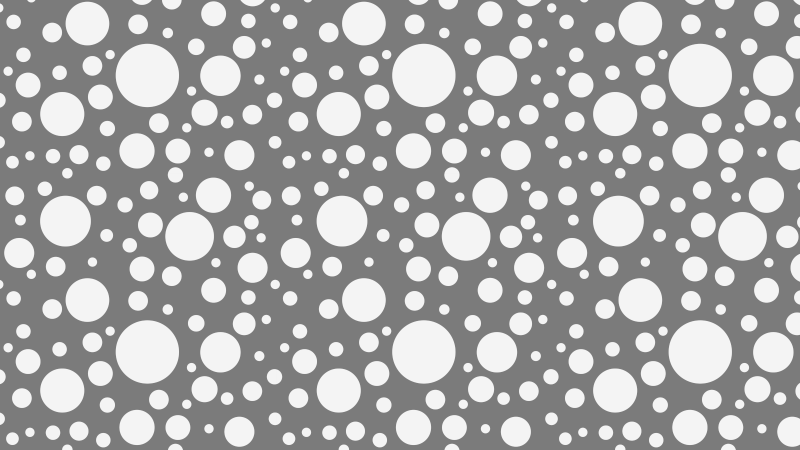
#> input picture dots_sample.jpg, 1600 x 900 px (shown at 1/2 size)
$ python test.py
#> lines starting #> are read from the running program, lines starting #| are printed output that depends on the picture; after the words box and inside, x2 and y2 are one past the last pixel; in counts of white or black regions, pixels touching at a corner belong together
from cmath import pi
from pickletools import uint8
from re import I
from turtle import Turtle, width
import cv2
import numpy as np
import matplotlib.pyplot as plt
import matplotlib.ticker as ticker
import math
import random
import json

import os,tkinter,tkinter.filedialog,tkinter.messagebox
from tkinter import messagebox

"""
/必要な機能/
    二値化画像によりナンバリング，エッジ，直径，面積，密度を求める
    グレースケールによりドットの高さを求める>>高さの最大値の入力が必須
    #高さと直径より楕円体，円柱近似による体積を計算
    ナンバリング，エッジ，直径，高さ，面積，密度,taisekiを.xlsxに出力
    ナンバリング画像を出力したい!!!
"""

#file road
def File_read():
    fTyp = [("Data file","*")]
    iDir = os.path.abspath(os.path.dirname(__file__))
    file_name = tkinter.filedialog.askopenfilename(filetypes=fTyp,initialdir=iDir)
#> the answer given: dots_sample.jpg
    return(file_name)

#pixcel data
def Imgdata(img_gray):
    height,width = img_gray.shape[0],img_gray.shape[1]
    all_areas = height * width
    return(height,width,all_areas)

def none(x):
    pass

#Trackbar UI
def Trackbar():
    cv2.namedWindow("Threshold")
    cv2.resizeWindow("Threshold",640,240)
    cv2.createTrackbar("Gaussian","Threshold",7,100,none)
    cv2.createTrackbar("Threshold","Threshold",2,5,none)

#Trackbar UI
def Adaptive():
    gaussian = cv2.getTrackbarPos("Gaussian","Threshold")
    threshold = cv2.getTrackbarPos("Threshold","Threshold")
    blocksize = 2 * gaussian + 3
    return(threshold,blocksize)

# [56 lines left out: functions remove_object, Expdata, not called in this run]


#get path
path = File_read()
file_name,text = os.path.splitext(os.path.basename(path))

#show trackbar
Trackbar()

#RGB to GRAY
img = cv2.imread(path)
#> img is the input picture: shape (900, 1600, 3); min 122, max 245, mean 167.3
img_gray = cv2.cvtColor(img,cv2.COLOR_BGR2GRAY)

openkernel = cv2.getStructuringElement(cv2.MORPH_ELLIPSE,(5,5))
img_gray = cv2.morphologyEx(img_gray,cv2.MORPH_OPEN,openkernel)
kernel = np.ones((5,5),np.uint8)
img_copy = img.copy()

while True:
    img_copy = img.copy()
    if cv2.waitKey(1) == 13: #Enter Key
#> (key Esc is pressed here)
        break

    #Threshold valiable
    threshold,blocksize = Adaptive()
    img_bit = cv2.adaptiveThreshold(img_gray,255,cv2.ADAPTIVE_THRESH_GAUSSIAN_C,cv2.THRESH_BINARY,blocksize,threshold)
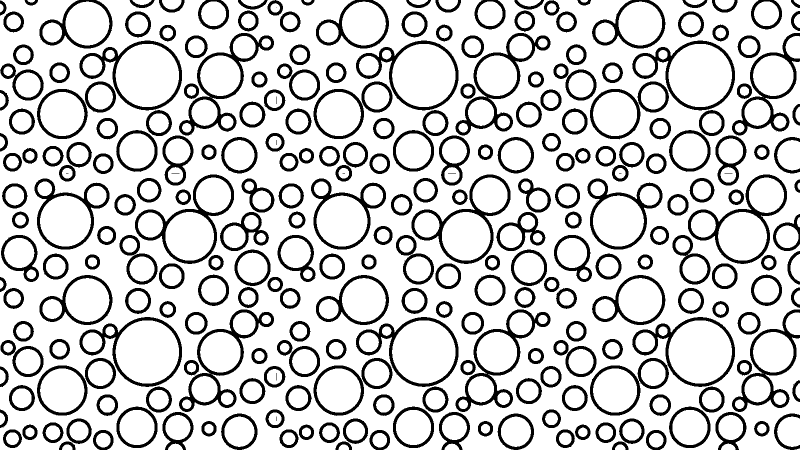
#> img_bit: shape (900, 1600) (shown at 1/2 size); 80.2% white; 275 black regions (11 under 20 px)
    contours , _ = cv2.findContours(img_bit,cv2.RETR_EXTERNAL,cv2.CHAIN_APPROX_NONE)
#> contours = 69 contours, 3 with area under 20; largest, box (x1, y1, x2, y2) and area: (0, 0, 1600, 900) 1317011, (1237, 3, 1324, 91) 5884, (684, 3, 772, 91) 5884, (131, 3, 219, 91) 5884, (1506, 664, 1587, 745) 5036

    #edge etc... processor
    for i in range(0,len(contours)):
        #remove small objects
        if len(contours[i]) > 0:
            if cv2.contourArea(contours[i]) < 200:
                continue

            #show green and blue edges
            rect = contours[i]
            x,y,w,h = cv2.boundingRect(rect)
            cv2.polylines(img_copy,contours[i],True,(255,0,0),1)
            cv2.rectangle(img_copy,(x,y),(x+w,y+h),(0,255,0),1)
#> this loop made 69 passes
#> (x, y, w, h) on passes 5 to 16: (1442, 887, 29, 13), (889, 887, 30, 13), (336, 887, 30, 13), (1298, 866, 29, 29), (745, 866, 29, 29), (192, 866, 29, 29), (1554, 833, 46, 61), (1002, 833, 60, 61), (449, 833, 60, 61), (1437, 830, 49, 50), (884, 830, 50, 50), (331, 830, 50, 50)
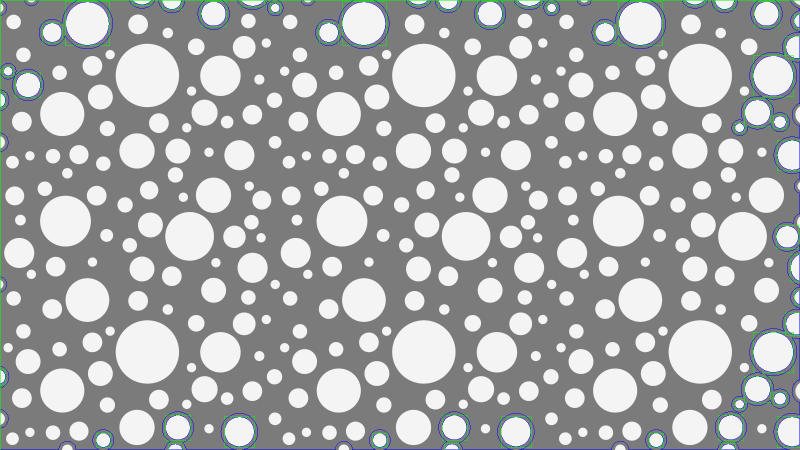
#> img_copy: shape (900, 1600, 3) (shown at 1/2 size); 1.51% of pixels changed, all inside (x1, y1, x2, y2) = (0, 0, 1600, 900)

    cv2.imshow("Threshold img",img_copy)

cv2.destroyAllWindows()

img_result = img_copy

for i in range(0,len(contours)):
    if len(contours[i]) > 0:
        if cv2.contourArea(contours[i]) < 200:
            continue
#除外したものもcontoursとしては残っているためその部分の改造が必須
    rect = contours[i]
    x,y,w,h = cv2.boundingRect(rect)
    img_result = cv2.polylines(img_copy,contours[i],True,(255,0,0),1)
    img_result = cv2.rectangle(img_copy,(x,y),(x+w,y+h),(0,255,0),1)
    text_x = int(round(x+w/3))
    text_y = int(round(y+h/2))
    img_result = cv2.putText(img_copy,str(i+1),(text_x,text_y),cv2.FONT_HERSHEY_PLAIN,1,(0,120,200))
#> this loop made 69 passes
#> (x, y, w, h, text_x, text_y) on passes 5 to 16: (1442, 887, 29, 13, 1452, 894), (889, 887, 30, 13, 899, 894), (336, 887, 30, 13, 346, 894), (1298, 866, 29, 29, 1308, 880), (745, 866, 29, 29, 755, 880), (192, 866, 29, 29, 202, 880), (1554, 833, 46, 61, 1569, 864), (1002, 833, 60, 61, 1022, 864), (449, 833, 60, 61, 469, 864), (1437, 830, 49, 50, 1453, 855), (884, 830, 50, 50, 901, 855), (331, 830, 50, 50, 348, 855)

#show result
cv2.imshow("Result",img_result)
cv2.waitKey(0)
cv2.destroyAllWindows()

#get pixcel info
img_height,img_width,all_areas = Imgdata(img_gray)
#> img_height = 900; img_width = 1600; all_areas = 1440000
nlabels, labels, stats, _ = cv2.connectedComponentsWithStats(img_bit)
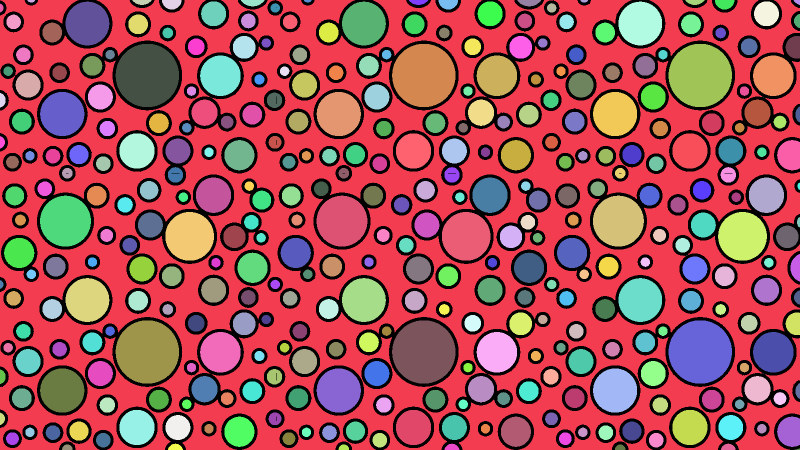
#> labels: shape (900, 1600) int32 (shown at 1/2 size); 348 distinct labels, from 0 to 347; one colour per label, 0 black
#> nlabels = 348; stats = 348 rows, first 6: [0, 0, 1600, 900, 285085], [0, 0, 1600, 900, 625400], [55, 0, 15, 5, 60], [265, 0, 38, 10, 276], [324, 0, 39, 19, 586], [482, 0, 47, 13, 437]


base_img = np.zeros((img_height, img_width, 3))
mask = base_img
mask[labels == 135] = (255,255,255)
cv2.imshow("show",mask)
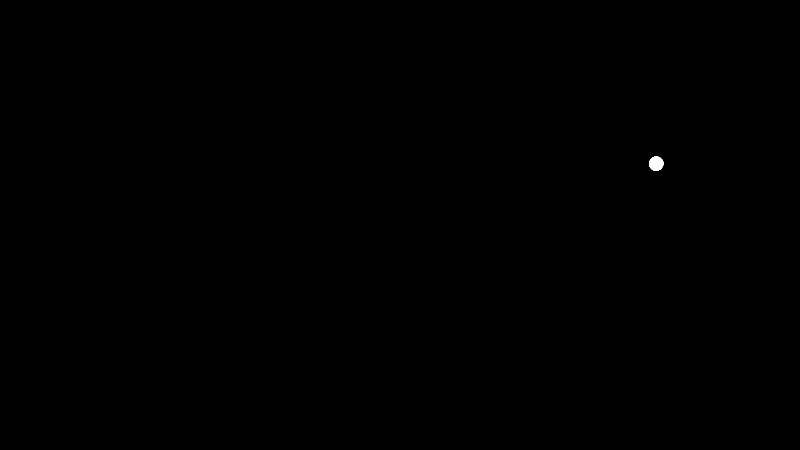
#> window 'show': shape (900, 1600, 3) (shown at 1/2 size); 0.05% white; 1 white region, box (x1, y1, x2, y2) and area: (1298, 313, 1327, 342) 667
cv2.waitKey(0)
cv2.destroyAllWindows()
